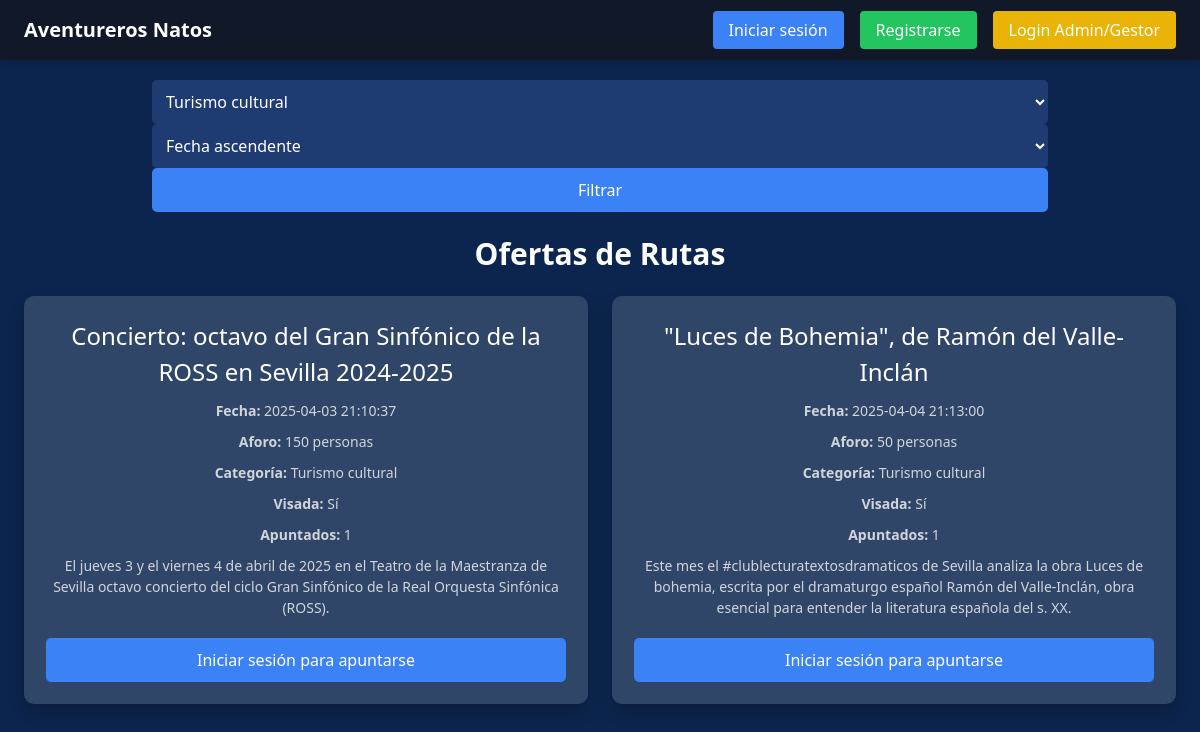
Screenshot of /index.php?categoria=1 with the database file from the repository.
### tables this page shows
CREATE TABLE `ofertas` (
  `id` int(11) NOT NULL AUTO_INCREMENT,
  `usuario_id` int(11) NOT NULL,
  `categoria_id` int(11) NOT NULL,
  `nombre` varchar(256) NOT NULL,
  `descripcion` varchar(256) NOT NULL,
  `fecha_actividad` datetime NOT NULL,
  `aforo` int(11) NOT NULL,
  `visada` int(11) NOT NULL,
  `created_at` timestamp NOT NULL,
  `updated_at` timestamp NOT NULL,
  PRIMARY KEY (`id`),
  KEY `usuario_id` (`usuario_id`),
  KEY `categoria_id` (`categoria_id`),
  CONSTRAINT `ofertas_ibfk_1` FOREIGN KEY (`usuario_id`) REFERENCES `usuarios` (`id`),
  CONSTRAINT `ofertas_ibfk_2` FOREIGN KEY (`categoria_id`) REFERENCES `categorias` (`id`)
);

CREATE TABLE `categorias` (
  `id` int(11) NOT NULL AUTO_INCREMENT,
  `categoria` varchar(256) NOT NULL,
  `created_at` timestamp NOT NULL,
  `updated_at` timestamp NOT NULL,
  PRIMARY KEY (`id`)
);

### index.php (the view, shortened to what this page needs)
<?php
require_once("variables.php");
$conexion = conectarPDO($host, $user, $password, $bbdd);
$query = "SELECT * FROM categorias";
$stmt = $conexion->prepare($query);
$stmt->execute();
$categorias = $stmt->fetchAll(PDO::FETCH_ASSOC);
$filtro_categoria = $_GET['categoria'] ?? '';
$filtro_orden = $_GET['orden'] ?? 'fecha_actividad ASC';
$perfil_id = $_SESSION['perfil_temporal'] ?? $_SESSION['usuario']['perfil_id'] ?? null;
$query = "SELECT ofertas.*, categorias.categoria,
          (SELECT COUNT(*) FROM solicitudes WHERE solicitudes.oferta_id = ofertas.id) AS num_apuntados
          FROM ofertas
          JOIN categorias ON ofertas.categoria_id = categorias.id
          WHERE 1=1";
if ($filtro_categoria) {
    $query .= " AND ofertas.categoria_id = :categoria_id";
}
if (!isset($_SESSION['usuario']) || ($perfil_id != 2 && $perfil_id != 1 && $perfil_id != 3 && $perfil_id != 4)) {
    $query .= " AND ofertas.visada = 1";
} elseif ($perfil_id == 3) {
    $query .= " AND (ofertas.visada = 1 OR ofertas.usuario_id = :usuario_id)";
}
$query .= " ORDER BY $filtro_orden";
$stmt = $conexion->prepare($query);
if ($filtro_categoria) {
    $stmt->bindParam(':categoria_id', $filtro_categoria, PDO::PARAM_INT);
}
$stmt->execute();
$rutas = $stmt->fetchAll(PDO::FETCH_ASSOC);
?>
<!DOCTYPE html>
<html lang="es">
<head>
    <link rel="stylesheet" href="css/styles.css">
    <script src="https://cdn.tailwindcss.com"></script>
</head>
<body>
    <header id="main-header" class="fixed w-full bg-gray-900 shadow-md py-4 px-6 hidden-header">
        <div class="max-w-7xl mx-auto flex justify-between items-center">
            <h1 class="text-xl font-bold text-white">Aventureros Natos</h1>
            <nav>
                <ul class="flex space-x-4">
                    <?php if (!isset($_SESSION['usuario'])): ?>
                        <li>
                            <a href="acceso/login.php" class="bg-blue-500 text-white px-4 py-2 rounded hover:bg-blue-600">Iniciar sesión</a>
                        </li>
                        <li>
                            <a href="acceso/registrarse.php" class="bg-green-500 text-white px-4 py-2 rounded hover:bg-green-600">Registrarse</a>
                        </li>
                        <li>
                            <a href="acceso/login_admin.php" class="bg-yellow-500 text-white px-4 py-2 rounded hover:bg-yellow-600">Login Admin/Gestor</a>
                        </li>
                    <?php else: ?>
                        <li><a href="perfil.php" class="text-white">Bienvenido, <?php echo htmlspecialchars($_SESSION['usuario']['nombre'] ?? ''); ?></a></li>
                        <li><a href="acceso/logout.php" class="bg-red-500 text-white px-4 py-2 rounded hover:bg-red-600">Cerrar sesión</a></li>
                    <?php endif; ?>
                </ul>
            </nav>
        </div>
    </header>
    <main class="pt-20 max-w-7xl mx-auto p-6">
        <section class="mb-6 filter-section">
            <form method="GET" class="flex flex-wrap justify-center w-full max-w-4xl mx-auto">
                <select name="categoria" class="p-2 rounded border bg-gray-700 text-white mb-2 md:mb-0">
                    <?php foreach ($categorias as $categoria): ?>
                        <option value="<?php echo $categoria['id']; ?>" <?php if ($filtro_categoria == $categoria['id']) echo 'selected'; ?>>
                            <?php echo htmlspecialchars($categoria['categoria']); ?>
                        </option>
                    <?php endforeach; ?>
                </select>
                <select name="orden" class="p-2 rounded border bg-gray-700 text-white mb-2 md:mb-0">
                    <option value="fecha_actividad ASC" <?php if ($filtro_orden == 'fecha_actividad ASC') echo 'selected'; ?>>Fecha ascendente</option>
                </select>
                <button type="submit" class="filter-btn text-white px-4 py-2 rounded hover:bg-blue-600">Filtrar</button>
            </form>
        </section>
        <section>
            <h2 class="text-3xl font-semibold mb-6 text-center text-white">Ofertas de Rutas</h2>
            <div class="grid md:grid-cols-2 gap-6">
                <?php
                foreach ($rutas as $ruta) {
                    echo "<div class='offer-card'>";
                    echo "<h3>" . htmlspecialchars($ruta['nombre']) . "</h3>";
                    echo "<p><strong>Fecha:</strong> " . htmlspecialchars($ruta['fecha_actividad']) . "</p>";
                    echo "<p><strong>Aforo:</strong> " . htmlspecialchars($ruta['aforo']) . " personas</p>";
                    echo "<p><strong>Categoría:</strong> " . htmlspecialchars($ruta['categoria']) . "</p>";
                    echo "<p><strong>Visada:</strong> " . ($ruta['visada'] ? 'Sí' : 'No') . "</p>";
                    echo "<p><strong>Apuntados:</strong> " . htmlspecialchars($ruta['num_apuntados']) . "</p>";
                    echo "<p>" . nl2br(htmlspecialchars($ruta['descripcion'])) . "</p>";
                    if (isset($_SESSION['usuario'])) {
                        if ($perfil_id == 4) {
                            $fecha_actividad = new DateTime($ruta['fecha_actividad']);
                            $fecha_actual = new DateTime();
                            $intervalo = $fecha_actual->diff($fecha_actividad)->days;
                            if ($intervalo <= 15) {
                                echo "<button class='bg-gray-500 text-white px-4 py-2 rounded mt-4' disabled>No disponible</button>";
                            } elseif ($ruta['num_apuntados'] >= $ruta['aforo']) {
                                echo "<button class='bg-gray-500 text-white px-4 py-2 rounded mt-4' disabled>Oferta completa</button>";
                            } else {
                                $query_apuntado = "SELECT * FROM solicitudes WHERE usuario_id = :usuario_id AND oferta_id = :oferta_id";
                                $stmt_apuntado = $conexion->prepare($query_apuntado);
                                $stmt_apuntado->bindParam(':usuario_id', $_SESSION['usuario']['id'], PDO::PARAM_INT);
                                $stmt_apuntado->bindParam(':oferta_id', $ruta['id'], PDO::PARAM_INT);
                                $stmt_apuntado->execute();
                                $apuntado = $stmt_apuntado->fetch(PDO::FETCH_ASSOC);
                                if ($apuntado) {
                                    echo "<form method='POST' action='desapuntarse.php'>";
                                    echo "<input type='hidden' name='oferta_id' value='" . $ruta['id'] . "'>";
                                    echo "<button type='submit' class='bg-red-500 text-white px-4 py-2 rounded mt-4'>Desapuntarse</button>";
                                    echo "</form>";
                                } else {
                                    echo "<form method='POST' action='apuntarse.php'>";
                                    echo "<input type='hidden' name='oferta_id' value='" . $ruta['id'] . "'>";
                                    echo "<button type='submit' class='bg-blue-500 text-white px-4 py-2 rounded mt-4'>Apuntarse</button>";
                                    echo "</form>";
                                }
                            }
                        } elseif ($perfil_id == 3 && $ruta['usuario_id'] == $_SESSION['usuario']['id']) {
                            echo "<form method='POST' action='borrar_oferta.php'>";
                            echo "<input type='hidden' name='oferta_id' value='" . $ruta['id'] . "'>";
                            echo "<button type='submit' class='bg-red-500 text-white px-4 py-2 rounded mt-4'>Borrar</button>";
                            echo "</form>";
                            if (!$ruta['visada']) {
                                echo "<form method='POST' action='modificar_oferta.php'>";
                                echo "<input type='hidden' name='oferta_id' value='" . $ruta['id'] . "'>";
                                echo "<button type='submit' class='bg-blue-500 text-white px-4 py-2 rounded mt-4'>Modificar</button>";
                                echo "</form>";
                            } else {
                                echo "<button class='bg-gray-500 text-white px-4 py-2 rounded mt-4' disabled>Oferta ya visada</button>";
                            }
                        } elseif ($perfil_id == 2) {
                            if (!$ruta['visada']) {
                                echo "<form method='POST' action='visar_oferta.php'>";
                                echo "<input type='hidden' name='oferta_id' value='" . $ruta['id'] . "'>";
                                echo "<input type='hidden' name='accion' value='visar'>";
                                echo "<button type='submit' class='bg-green-500 text-white px-4 py-2 rounded mt-4'>Visar</button>";
                                echo "</form>";
                                echo "<form method='POST' action='borrar_oferta.php'>";
                                echo "<input type='hidden' name='oferta_id' value='" . $ruta['id'] . "'>";
                                echo "<button type='submit' class='bg-red-500 text-white px-4 py-2 rounded mt-4'>Rechazar</button>";
                                echo "</form>";
                            } else {
                                echo "<button class='bg-gray-500 text-white px-4 py-2 rounded mt-4' disabled>Oferta ya visada</button>";
                            }
                        } elseif ($perfil_id == 1) {
                            echo "<form method='POST' action='borrar_oferta.php'>";
                            echo "<input type='hidden' name='oferta_id' value='" . $ruta['id'] . "'>";
                            echo "<button type='submit' class='bg-red-500 text-white px-4 py-2 rounded mt-4'>Borrar</button>";
                            echo "</form>";
                            echo "<form method='POST' action='modificar_oferta.php'>";
                            echo "<input type='hidden' name='oferta_id' value='" . $ruta['id'] . "'>";
                            echo "<button type='submit' class='bg-blue-500 text-white px-4 py-2 rounded mt-4'>Modificar</button>";
                            echo "</form>";
                            if (!$ruta['visada']) {
                                echo "<form method='POST' action='visar_oferta.php'>";
                                echo "<input type='hidden' name='oferta_id' value='" . $ruta['id'] . "'>";
                                echo "<input type='hidden' name='accion' value='visar'>";
                                echo "<button type='submit' class='bg-green-500 text-white px-4 py-2 rounded mt-4'>Visar</button>";
                                echo "</form>";
                            } else {
                                echo "<form method='POST' action='visar_oferta.php'>";
                                echo "<input type='hidden' name='oferta_id' value='" . $ruta['id'] . "'>";
                                echo "<input type='hidden' name='accion' value='desvisar'>";
                                echo "<button type='submit' class='bg-yellow-500 text-white px-4 py-2 rounded mt-4'>Desvisar</button>";
                                echo "</form>";
                            }
                        }
                    } else {
                        $fecha_actividad = new DateTime($ruta['fecha_actividad']);
                        $fecha_actual = new DateTime();
                        $intervalo = $fecha_actual->diff($fecha_actividad)->days;
                        if ($intervalo <= 15) {
                            echo "<button class='bg-gray-500 text-white px-4 py-2 rounded mt-4' disabled>No disponible</button>";
                        } else {
                            echo "<a href='acceso/login.php' class='bg-blue-500 text-white px-4 py-2 rounded mt-4'>Iniciar sesión para apuntarse</a>";
                        }
                    }
                    echo "</div>";
                }
                ?>
            </div>
        </section>
        <br><br>
    </main>
</body>
</html>

### css/styles.css (style rules this page uses)
body { background-color: #0c254e; color: #e2e8f0; }
.hidden-header { transition: transform 0.3s ease-in-out; }
h2 { text-align: center; margin-bottom: 20px; font-size: 24px; }
form { display: flex; flex-direction: column; }
button { padding: 12px; background-color: #4caf50; color: white; font-size: 16px; border: none; border-radius: 4px; cursor: pointer; }
p { text-align: center; font-size: 14px; }
a { color: #4caf50; text-decoration: none; }
.offer-card button, .offer-card a { display: inline-block; margin-top: 10px; padding: 10px 20px; border-radius: 5px; text-decoration: none; transition: background-color 0.3s ease; width: 100%; text-align: center; }
.filter-section { display: flex; flex-wrap: wrap; justify-content: center; align-items: center; margin-bottom: 20px; gap: 15px; }
.filter-section select, .filter-section button, .filter-section label { background-color: #1e3c72; color: white; border: none; padding: 10px; border-radius: 5px; transition: background-color 0.3s ease; margin: 0; }
.filter-section button.filter-btn { background-color: #3b82f6; }
.offer-card { background: rgba(255, 255, 255, 0.15); padding: 20px; border-radius: 10px; box-shadow: 0 8px 16px rgba(0, 0, 0, 0.2); transition: transform 0.3s ease, box-shadow 0.3s ease; text-align: center; border: 2px solid transparent; z-index: 1; }
.offer-card h3 { color: white; font-size: 24px; margin-bottom: 10px; }
.offer-card p { color: #d1d5db; margin-bottom: 10px; }
.offer-card button, .offer-card a { display: inline-block; margin-top: 10px; padding: 10px 20px; border-radius: 5px; text-decoration: none; transition: background-color 0.3s ease; }
.offer-card .bg-blue-500 { background-color: #3b82f6; }
#main-header { z-index: 3; }

### rows the page displays
ofertas: nombre "Concierto: octavo del Gran Sinfónico de la ROSS en Sevilla 2024-2025", fecha_actividad "2025-04-03 21:10:37", aforo "150", categoria.categoria "Turismo cultural", visada "Sí", num_apuntados "1", descripcion "El jueves 3 y el viernes 4 de abril de 2025 en el Teatro de la Maestranza de Sevilla octavo concierto del ciclo Gran Sinfónico de la Real Orquesta Sinfónica (ROSS).", shows "Iniciar sesión para apuntarse"
ofertas: nombre "\"Luces de Bohemia\", de Ramón del Valle-Inclán", fecha_actividad "2025-04-04 21:13:00", aforo "50", categoria.categoria "Turismo cultural", visada "Sí", num_apuntados "1", descripcion "Este mes el #clublecturatextosdramaticos de Sevilla analiza la obra Luces de bohemia, escrita por el dramaturgo español Ramón del Valle-Inclán, obra esencial para entender la literatura española del s. XX.", shows "Iniciar sesión para apuntarse"

### other values shown
form field categoria "Turismo cultural"
